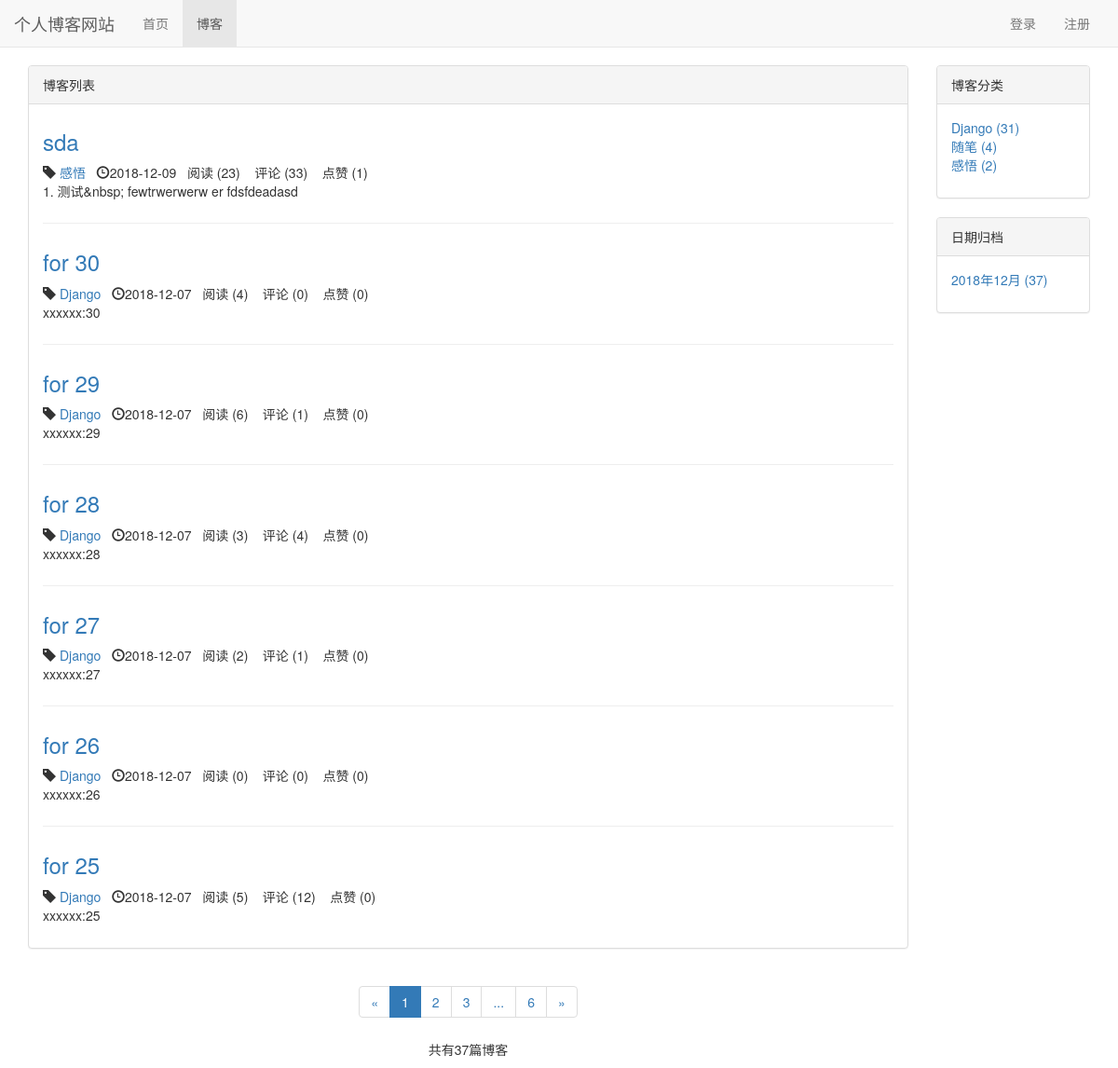
Page /blog/ on the earlier database version.
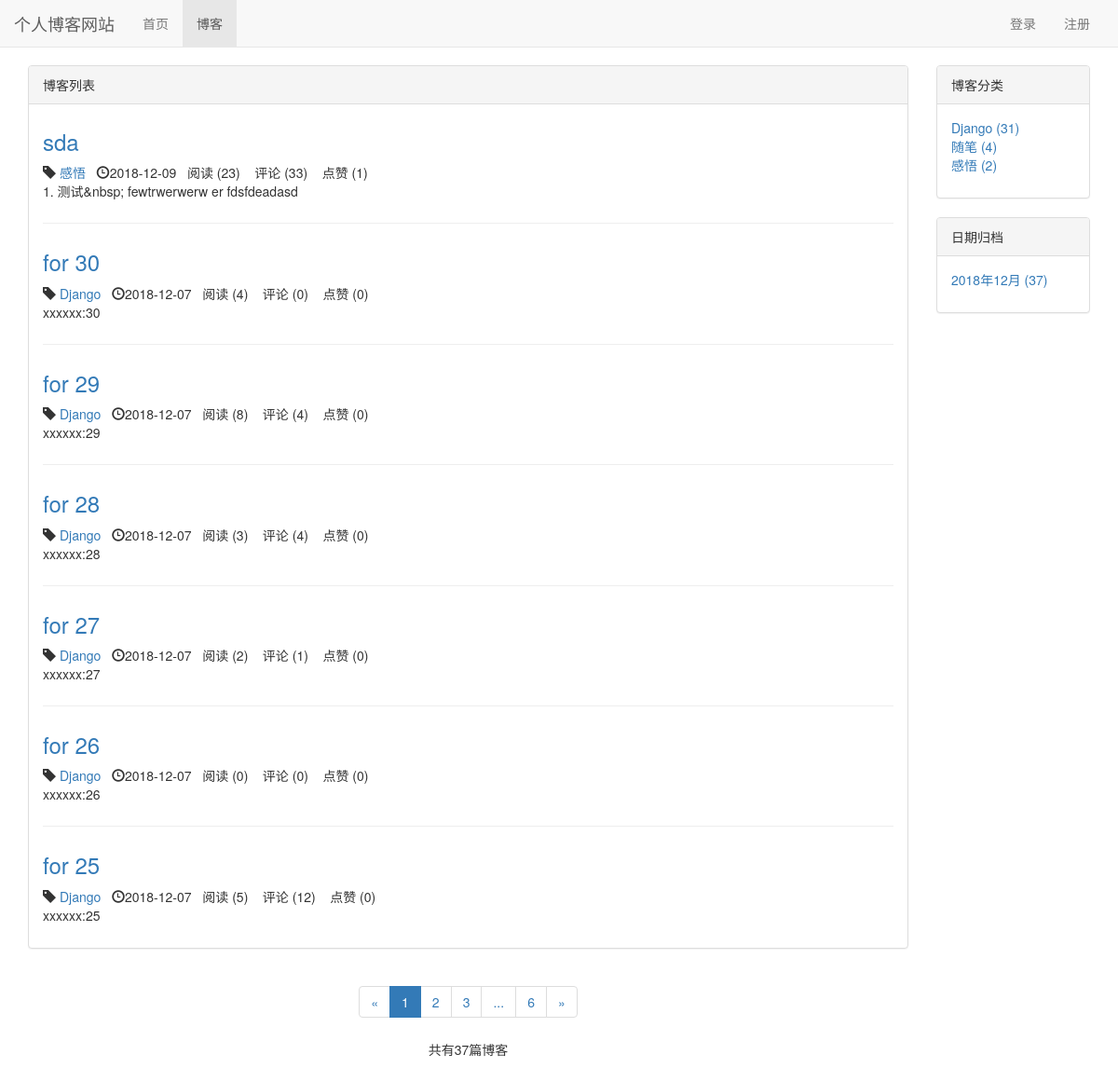
Same page on the later database version.
### blog/models.py (models this page shows, shortened)
class Blog(models.Model,ReadNumExpandMethod):
    title = models.CharField(max_length=50)
    blog_type = models.ForeignKey(BlogType,on_delete=models.CASCADE) # 删除博客对博客类型无影响  多对一
    content = RichTextUploadingField()
    author = models.ForeignKey(User,on_delete=models.CASCADE)
    read_details = GenericRelation(ReadDetail) # 反向关联到ReadDetail    关联以后直接 blog.read_details.all()就能查看该博客所有readdetail
    created_time = models.DateTimeField(auto_now_add=True)
    last_updated_time = models.DateTimeField(auto_now=True)
    class Meta:
        ordering = ['-created_time']  # 按时间排序  最新的在最前

class BlogType (models.Model):
    type_name = models.CharField(max_length=15)
    def __str__ (self):  #让文章选择分类时能看到分类名
        return self.type_name
    def blog_count(self):
        return self.blog_set.count()  # blog_set 反向获取被关联外键的model（模型名称小写加_set）

### read_statistics/models.py (models this page shows)
class ReadNum(models.Model):
    read_num = models.IntegerField(default=0) # 阅读次数
    content_type = models.ForeignKey(ContentType, on_delete=models.CASCADE) # models.CASCADE 删除阅读次数会删除博客   DO_NOTHING  删除阅读次数对应博客本身无影响
    object_id = models.PositiveIntegerField()
    content_object = GenericForeignKey('content_type', 'object_id')

### likes/models.py (models this page shows)
class LikeCount(models.Model):  # 点赞数量
    content_type = models.ForeignKey(ContentType, on_delete=models.CASCADE)
    object_id = models.PositiveIntegerField()
    content_object = GenericForeignKey('content_type', 'object_id') # 点赞对象
    liked_num = models.IntegerField(default=0) # 点赞数量

### blog/views.py (the view)
# urls.py: path('',views.blog_list,name="blog_list"),
def blog_list(request):
    blogs_all_list=Blog.objects.all()
    context = {}
    context = get_blog_list_common_date(request,blogs_all_list)
    return render( request,'blog/blog_list.html',context)

### comment/templatetags/comment_tags.py (called while the page is built)
@register.simple_tag
def get_comment_count(obj): # 数量统计
    content_type = ContentType.objects.get_for_model(obj) # 获得obj对应ContentType
    return Comment.objects.filter(content_type=content_type,object_id=obj.pk).count()

### likes/templatetags/likes_tags.py (called while the page is built)
@register.simple_tag
def get_like_count(obj): # 获取点赞数量
    content_type = ContentType.objects.get_for_model(obj) # 获得obj对应ContentType
    like_count,created = LikeCount.objects.get_or_create(content_type=content_type,object_id=obj.pk)
    return like_count.liked_num

### read_statistics/models.py (called while the page is built)
    def get_read_num(self):   # 新增得到阅读数的方法
        try:                 # 会先完成try中的代码 如果完成中发生获取不到的错误 执行后一条
            ct = ContentType.objects.get_for_model(self) # 获取关联到Blog的 ContentType 实例
            readnum = ReadNum.objects.get(content_type = ct ,object_id = self.pk)  # 获得所有关联到Blog ， id值= self.pk 这个blog的 ReadNum
            return readnum.read_num    # 查看这一条记录的阅读次数
        except exceptions.ObjectDoesNotExist:  # except Exception as e  不管什么错误都会获取
            return 0                        # exceptions.ObjectDoesNotExist  记录不存在的错误返回 0

### user/context_processors.py (called while the page is built)
def login_modal_form(request):
    return {'login_modal_form': LoginForm()}

### blog/templates/blog/blog_list.html (shortened to what the changed rows need)
{% extends 'base.html' %}
{% load staticfiles %}
{% load comment_tags %}
{% load likes_tags %}
{% block header_extends %}
    <link rel="stylesheet" href= "{% static 'blog/blog.css' %}" >
{% endblock %}
{% block content %}
    <div class="container">
        <div class="row">
            <div class=" col-xs-12 col-sm-8 col-md-9 col-lg-10">
                <div class="panel panel-default">
                    <div class="panel-body">
                        {% for blog in blogs %}
                            <div class="blog">
                                <h3><a href="{% url 'blog_detail' blog.pk %}">{{ blog.title }}</a></h3>
                                    <p class="blog-info">
                                        <span class="glyphicon glyphicon-tag"></span>
                                         <a href="{% url 'blogs_with_type' blog.blog_type.pk %}"> {{ blog.blog_type }}</a>&nbsp;&nbsp;
                                        <span class="glyphicon glyphicon-time"></span>{{ blog.created_time|date:"Y-m-d"}}&nbsp;&nbsp;
                                        阅读 ({{ blog.get_read_num }}) &nbsp;&nbsp;
                                        评论 ({% get_comment_count blog %}) &nbsp;&nbsp;
                                        点赞 ({% get_like_count blog %})
                                    </p>
                                <p>{{ blog.content|striptags|truncatechars:60}}</p>
                            </div>
                        {% empty %}
                            <div class="blog">
                                <p> <h3>暂无博客，敬请期待</h3></p>
                            </div>
                        {% endfor %}
                    </div>
                </div>
            </div>
        </div>
    </div>
{% endblock %}

Differences in the rows shown:
changed through a linked row, Blog "for 29": get_read_num "6" → "8"; id "1" → "4"
